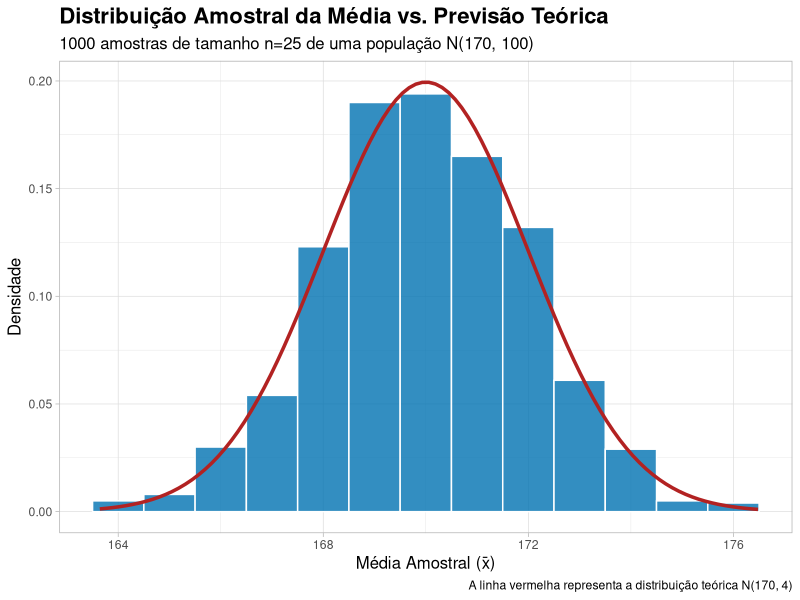
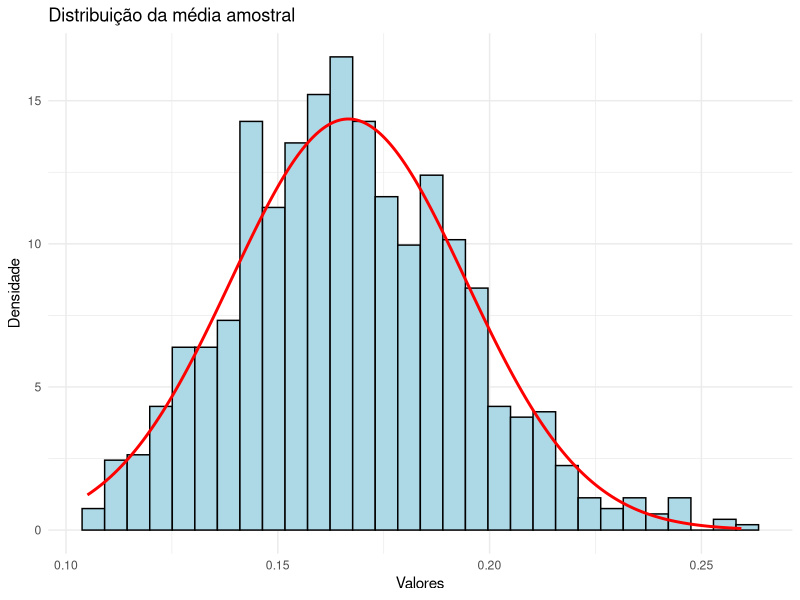
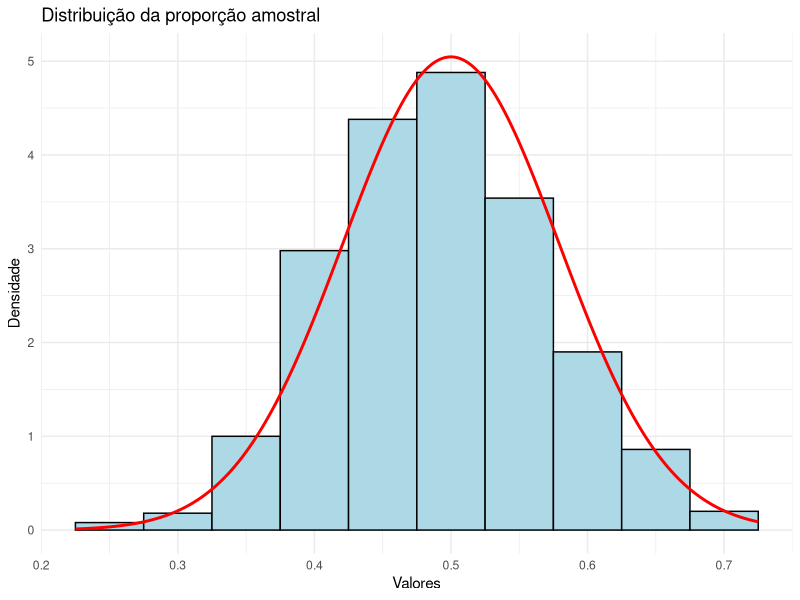

Reproduce these figures in R, in order.
## ---- chunk 1
if(!require(tidyverse)) install.packages("tidyverse", dependencies=TRUE)
## ---- chunk 2
# --- Configuração dos Parâmetros ---
# Parâmetros da população original (X)
media_pop <- 170
dp_pop <- 10

# Parâmetros da simulação
n_amostra <- 25
n_replicas <- 1000

# Parâmetros da distribuição amostral teórica (X-barra)
media_esperada_x_barra <- media_pop
dp_esperado_x_barra <- dp_pop / sqrt(n_amostra)

# Garantir a reprodutibilidade dos resultados
set.seed(2025)

# Gerar as médias amostrais e armazená-las em um tibble (data frame moderno)
dados_simulados <- tibble(
  media_amostral = replicate(n_replicas, {
    amostra <- rnorm(n_amostra, mean = media_pop, sd = dp_pop)
    mean(amostra)
  })
)

# Criar o gráfico usando um fluxo de dados com o pipe |>
dados_simulados |>
  ggplot(aes(x = media_amostral)) +
  
  # Histograma de densidade:
  # - `alpha` controla a transparência para um visual mais suave
  # - `binwidth` pode ser ajustado para controlar a granularidade do histograma
  geom_histogram(aes(y = after_stat(density)),
                 fill = "#0072B2", color = "white", alpha = 0.8, binwidth = 1) +
  
  # Curva de densidade teórica (Normal) adicionada diretamente:
  # - `stat_function` plota uma função sem precisar de um data frame pré-calculado
  # - `fun = dnorm` especifica a função de densidade da Normal
  # - `args` passa os parâmetros (média e desvio padrão) para a função `dnorm`
  stat_function(fun = dnorm,
                args = list(mean = media_esperada_x_barra, sd = dp_esperado_x_barra),
                color = "firebrick", linewidth = 1.2) +
  
  # Melhorar os rótulos e adicionar um subtítulo explicativo
  labs(
    title = "Distribuição Amostral da Média vs. Previsão Teórica",
    subtitle = paste0(n_replicas, " amostras de tamanho n=", n_amostra, 
                      " de uma população N(", media_pop, ", ", dp_pop^2, ")"),
    x = "Média Amostral (x̄)",
    y = "Densidade",
    caption = "A linha vermelha representa a distribuição teórica N(170, 4)"
  ) +
  
  # Escolher um tema
  theme_light() +
  
  # Ajustes finos no tema para melhor legibilidade
  theme(
    plot.title = element_text(face = "bold", size = 16),
    plot.subtitle = element_text(size = 12),
    axis.title = element_text(size = 12)
  )
## ---- chunk 3
# Parâmetros populacionais de X
lambda_real = 6

# Tamanho da amostra
n = 36

# Parâmetros populacionais de Xbarra (TCL)
media_real_x_barra = 1/lambda_real
sigma_real_x_barra = sqrt(1/(lambda_real^2*n))

# Quantidade de réplicas
B = 1000

# Cria o vetor de B médias amostrais da população teórica
set.seed(2025)
medias = replicate(B,mean(rexp(n,rate=lambda_real)))

# Criar data frame
df <- data.frame(medias = medias)
  
# Criar data frame das probabilidades teóricas
seq = seq(min(medias),max(medias), length.out = 500)
df_teorico <- data.frame(
    medias = seq,
    dens = dnorm(seq, mean=media_real_x_barra,
                 sd=sigma_real_x_barra)
  )
  
# Criar o gráfico
ggplot(df, aes(x = medias)) +
  
    # histograma
    geom_histogram(aes(y = ..density..), 
                   fill = "lightblue", color = "black") +
  
    # gráfico de linha
    geom_line(data = df_teorico, aes(x = medias, y = dens), 
               color = "red", size = 1) +

    labs(title = "Distribuição da média amostral",
         x = "Valores", y = "Densidade") +
    theme_minimal()
## ---- chunk 4
# Parâmetros populacionais de X
p = 0.5

# Tamanho da amostra
n = 40

# Parâmetros populacionais de Xbarra (TCL)
media_real_prop = p
sigma_real_prop = sqrt((p*(1-p))/n)

# Quantidade de réplicas
B = 1000

# Cria o vetor de B médias amostrais da população teórica
set.seed(2025)
props = replicate(B,mean(rbinom(n,size=1,p=p)))

# Criar data frame
df <- data.frame(props = props)
  
# Criar data frame das probabilidades teóricas
seq = seq(min(props),max(props), length.out = 500)
df_teorico <- data.frame(
    props = seq,
    dens = dnorm(seq, mean=media_real_prop,
                 sd=sigma_real_prop)
  )
  
# Criar o gráfico
ggplot(df, aes(x = props)) +
  
    # histograma
    geom_histogram(aes(y = ..density..), bins = nclass.Sturges(df$props),
                   fill = "lightblue", color = "black") +
  
    # gráfico de linha
    geom_line(data = df_teorico, aes(x = props, y = dens), 
               color = "red", size = 1) +

    labs(title = "Distribuição da proporção amostral",
         x = "Valores", y = "Densidade") +
    theme_minimal()
